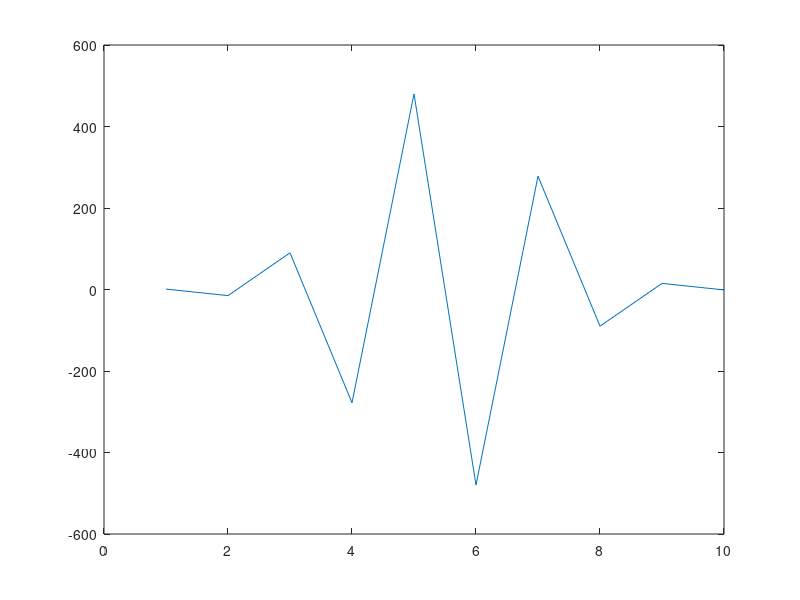

The MATLAB source for this figure: (Note: this script raises an error after producing the figure.)
%% Basic Matrix Operations
% This example shows basic techniques and functions for working with
% matrices in the MATLAB(R) language.

% Copyright 1984-2012 The MathWorks, Inc.

%%
% First, let's create a simple vector with 9 elements called |a|.

a = [1 2 3 4 6 4 3 4 5]

%%
% Now let's add 2 to each element of our vector, |a|, and store the result in a
% new vector.
% 
% Notice how MATLAB requires no special handling of vector or matrix math.

b = a + 2

%%
% Creating graphs in MATLAB is as easy as one command.  Let's plot the result of
% our vector addition with grid lines.

plot(b)
grid on

%%
% MATLAB can make other graph types as well, with axis labels.

bar(b)
xlabel('Sample #')
ylabel('Pounds')

%%
% MATLAB can use symbols in plots as well.  Here is an example using stars
% to mark the points.  MATLAB offers a variety of other symbols and line
% types.

plot(b,'*')
axis([0 10 0 10])

%%
% One area in which MATLAB excels is matrix computation.
% 
% Creating a matrix is as easy as making a vector, using semicolons (;) to
% separate the rows of a matrix.

A = [1 2 0; 2 5 -1; 4 10 -1]

%%
% We can easily find the transpose of the matrix |A|.

B = A'

%%
% Now let's multiply these two matrices together.
% 
% Note again that MATLAB doesn't require you to deal with matrices as a
% collection of numbers.  MATLAB knows when you are dealing with matrices and
% adjusts your calculations accordingly.

C = A * B

%%
% Instead of doing a matrix multiply, we can multiply the corresponding elements
% of two matrices or vectors using the .* operator.

C = A .* B

%%
% Let's use the matrix A to solve the equation, A*x = b.  We do this by
% using the \ (backslash) operator.

b = [1;3;5]
x = A\b


%%
% Now we can show that A*x is equal to b.

r = A*x - b

%%
% MATLAB has functions for nearly every type of common matrix calculation.
% 
% There are functions to obtain eigenvalues ...

eig(A)

%%
% ... as well as the singular values.

svd(A)

%%
% The "poly" function generates a vector containing the coefficients of the
% characteristic polynomial.
% 
% The characteristic polynomial of a matrix |A| is
% 
% $$det(\lambda I - A)$$

p = round(poly(A))

%%
% We can easily find the roots of a polynomial using the |roots| function.
% 
% These are actually the eigenvalues of the original matrix.

roots(p)

%%
% MATLAB has many applications beyond just matrix computation.
% 
% To convolve two vectors ...

q = conv(p,p)

%%
% ... or convolve again and plot the result.

r = conv(p,q)
plot(r);

%%
% At any time, we can get a listing of the variables we have stored in memory
% using the |who| or |whos| command.

whos

%%
% You can get the value of a particular variable by typing its name.

A

%%
% You can have more than one statement on a single line by separating each
% statement with commas or semicolons.
% 
% If you don't assign a variable to store the result of an operation, the result
% is stored in a temporary variable called |ans|.

sqrt(-1)

%%
% As you can see, MATLAB easily deals with complex numbers in its
% calculations.


displayEndOfDemoMessage(mfilename)